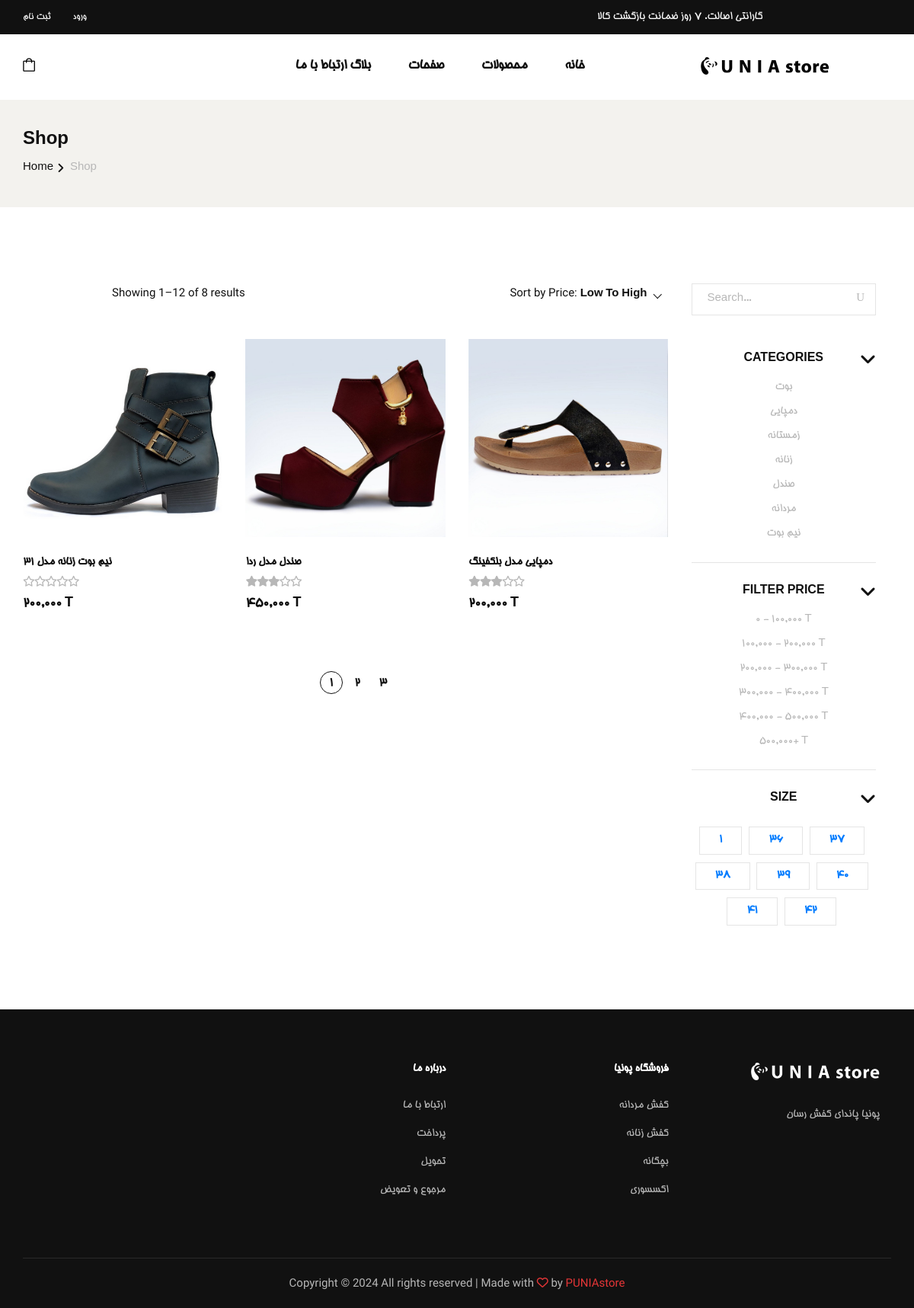
Page /shop on the committed database.
### shop/models.py (models this page shows, shortened)
class Category(models.Model):
    name = models.CharField(max_length=30)

class Product(models.Model):
    name = models.CharField(max_length=50)
    desciption = models.TextField(max_length=300, null=True, blank=True)
    category = models.ManyToManyField(Category)
    dkp = models.CharField(unique=True, max_length=12, null=True, blank=True)
    createDate = models.DateField(null=True)
    averageRating = models.FloatField(null=True, blank=True , default=0.0)
    ratingCount = models.IntegerField(null=True, blank=True , default=0)
    cover = models.ImageField(
        upload_to='images/', default=None, blank=True, null=True)

### shop/views.py (the view)
# urls.py: path('', include('shop.urls')),
def shop(request, filterby="date", filterfield="CreateDate", showcount=12):
    if request.method == 'POST':
        pass
    else:
        if(filterby == "category"):
            filterfield = uri_to_iri(filterfield)
            products = Product.objects.filter(category__name=filterfield).annotate(minPrice=Min(
                'variantproduct__mainPrice'))
        elif(filterby == "price"):
            filterfield = filterfield.split(',')
            filterfield[0] = int(filterfield[0])*1000
            filterfield[1] = int(filterfield[1])*1000
            products = Product.objects.annotate(minPrice=Min('variantproduct__mainPrice')).filter(
                minPrice__lte=filterfield[1], minPrice__gte=filterfield[0])
        elif(filterby == "size"):
            products = Product.objects.annotate(minPrice=Min(
                'variantproduct__mainPrice')).filter(variantproduct__size=filterfield)
        else:
            products = Product.objects.annotate(
                minPrice=Min('variantproduct__mainPrice'))
        pcount = Product.objects.all().count()
        paginator = Paginator(products, 3)
        page = request.GET.get('page', '1')
        products = paginator.page(page)
        categories = Category.objects.all().order_by('name')
        sizes = VariantProduct.objects.values(
            'size').order_by('size').distinct()
        context = {'products': products, 'categories': categories,
                'pcount': pcount, 'sizes': sizes}
        return render(request, 'shop/shop.html', context)

### shop/templates/shop/shop.html (shortened to what this page needs)
{% extends 'base.html' %}
{%load mathfilters %}
{% load humanize %}
{% block content %}
    <section class="breadcrumb-option">
        <div class="container">
            <div class="row">
                <div class="col-lg-12">
                    <div class="breadcrumb__text">
                        <h4>Shop</h4>
                        <div class="breadcrumb__links">
                            <a href={%url 'home'%}>Home</a>
                            <span>Shop</span>
                        </div>
                    </div>
                </div>
            </div>
        </div>
    </section>
    <section class="shop spad" style= "direction:rtl;">
        <div class="container">
            <div class="row">
                <div class="col-lg-3"style= "direction:ltr;text-align:center">
                    <div class="shop__sidebar">
                        <div class="shop__sidebar__search">
                            <form action="#">
                                <input type="text" placeholder="Search...">
                                <button type="submit"><span class="icon_search"></span></button>
                            </form>
                        </div>
                        <div class="shop__sidebar__accordion">
                            <div class="accordion" id="accordionExample">
                                <div class="card">
                                    <div class="card-heading">
                                        <a data-toggle="collapse" data-target="#collapseOne">Categories</a>
                                    </div>
                                    <div id="collapseOne" class="collapse show" data-parent="#accordionExample">
                                        <div class="card-body">
                                            <div class="shop__sidebar__categories">
                                                <ul class="nice-scroll">
                                                    {%for item in categories%}
                                                    <li><a href={%url 'shop' "category" item.name products.paginator.per_page %}>{{item.name}}</a></li>
                                                    {%endfor%}
                                                </ul>
                                            </div>
                                        </div>
                                    </div>
                                </div>
                                <div class="card">
                                    <div class="card-heading">
                                        <a data-toggle="collapse" data-target="#collapseThree">Filter Price</a>
                                    </div>
                                    <div id="collapseThree" class="collapse show" data-parent="#accordionExample">
                                        <div class="card-body">
                                            <div class="shop__sidebar__price">
                                                <ul>
                                                    <li><a href={%url 'shop' "price" "0,100" products.paginator.per_page %}>0 - 100,000 T</a></li>
                                                    <li><a href={%url 'shop' "price" "100,200" products.paginator.per_page %}>100,000 - 200,000 T</a></li>
                                                    <li><a href={%url 'shop' "price" "200,300" products.paginator.per_page %}>200,000 - 300,000 T</a></li>
                                                    <li><a href={%url 'shop' "price" "300,400" products.paginator.per_page %}>300,000 - 400,000 T</a></li>
                                                    <li><a href={%url 'shop' "price" "400,500" products.paginator.per_page %}>400,000 - 500,000 T</a></li>
                                                    <li><a href={%url 'shop' "price" "500,9999999" products.paginator.per_page %}>500,000+ T</a></li>
                                                </ul>
                                            </div>
                                        </div>
                                    </div>
                                </div>
                                <div class="card">
                                    <div class="card-heading">
                                        <a data-toggle="collapse" data-target="#collapseFour">Size</a>
                                    </div>
                                    <div id="collapseFour" class="collapse show" data-parent="#accordionExample">
                                        <div class="card-body">
                                            <div class="shop__sidebar__size">
                                                {%for item in sizes%}
                                                <label for="{{item.size}}">
                                                    <a href={%url 'shop' "size" item.size products.paginator.per_page %} >
                                                        {{item.size}}
                                                    </a>
                                                </label>
                                                {%endfor%}
                                            </div>
                                        </div>
                                    </div>
                                </div>
                            </div>
                        </div>
                    </div>
                </div>
                <div class="col-lg-9"style= "direction:ltr;">
                    <div class="shop__product__option">
                        <div class="row">
                            <div class="col-lg-6 col-md-6 col-sm-6">
                                <div class="shop__product__option__left">
                                    <p>Showing 1–12 of {{pcount}} results</p>
                                </div>
                            </div>
                            <div class="col-lg-6 col-md-6 col-sm-6">
                                <div class="shop__product__option__right">
                                    <p>Sort by Price:</p>
                                </div>
                            </div>
                        </div>
                    </div>
                    <div class="row">
                        {%for item in products%}
                        <div class="col-lg-4 col-md-6 col-sm-6">
                            <div class="product__item">
                            <a href={% url 'detail' item.id %}>
                                <div class="product__item__pic set-bg" data-setbg="{{item.cover.url}}">
                                </div>
                            <a/>
                                <div class="product__item__text">
                                    <h6>{{item.name}}</h6>
                                    <div class="rating">
                                        {% for i in '12345'|make_list %}
                                        {%if forloop.counter > item.averageRating %}
                                        <i class="fa fa-star-o"></i>
                                        {%else%}
                                        <i class="fa fa-star"></i>
                                        {%endif%}
                                        {%endfor%}
                                    </div>
                                    <h5>{{item.minPrice| intcomma}} T</h5>
                                </div>
                            </div>
                        </div>
                        {%endfor%}
                    </div>
                    <div class="row">
                        <div class="col-lg-12">
                            <div class="product__pagination">
                                {% for num in products.paginator.page_range %}
                                {% if products.number == num %}
                                <a class="active" href="?page={{ num }}">{{num}}</a>
                                {% elif num > products.number|add:'-3' and num < products.number|add:'3' %}
                                <a  href="?page={{ num }}">{{ num }}</a>
                                {% endif %}
                                {% endfor %}
            </div>
                        </div>
                    </div>
                </div>
            </div>
        </div>
    </section>
{%endblock%}

### onlineshop/static/css/custombtn.css (style rules this page uses)
p { font-family: 'Lato', sans-serif; font-weight: 300; text-align: center; font-size: 18px; color: #676767; }
button { margin: 20px; }

### rows in the picture
Category: name "بوت"
Category: name "دمپایی"
Category: name "زمستانه"
Category: name "زنانه"
Category: name "صندل"
Category: name "مردانه"
Category: name "نیم بوت"
Product: shows a picture, name "نیم بوت زنانه مدل 31", averageRating 0 (drawn), minPrice "200,000"
Product: shows a picture, name "صندل مدل ردا", minPrice "450,000"
Product: shows a picture, name "دمپایی مدل بلکفینگ", minPrice "200,000"

### other values in the picture
{{ item.size }} "1" "36" "37" "38" "39" "40" "41" "42"
{{ pcount }} "8"
{{ num }} "1"
{{ num }} "2" "3"
